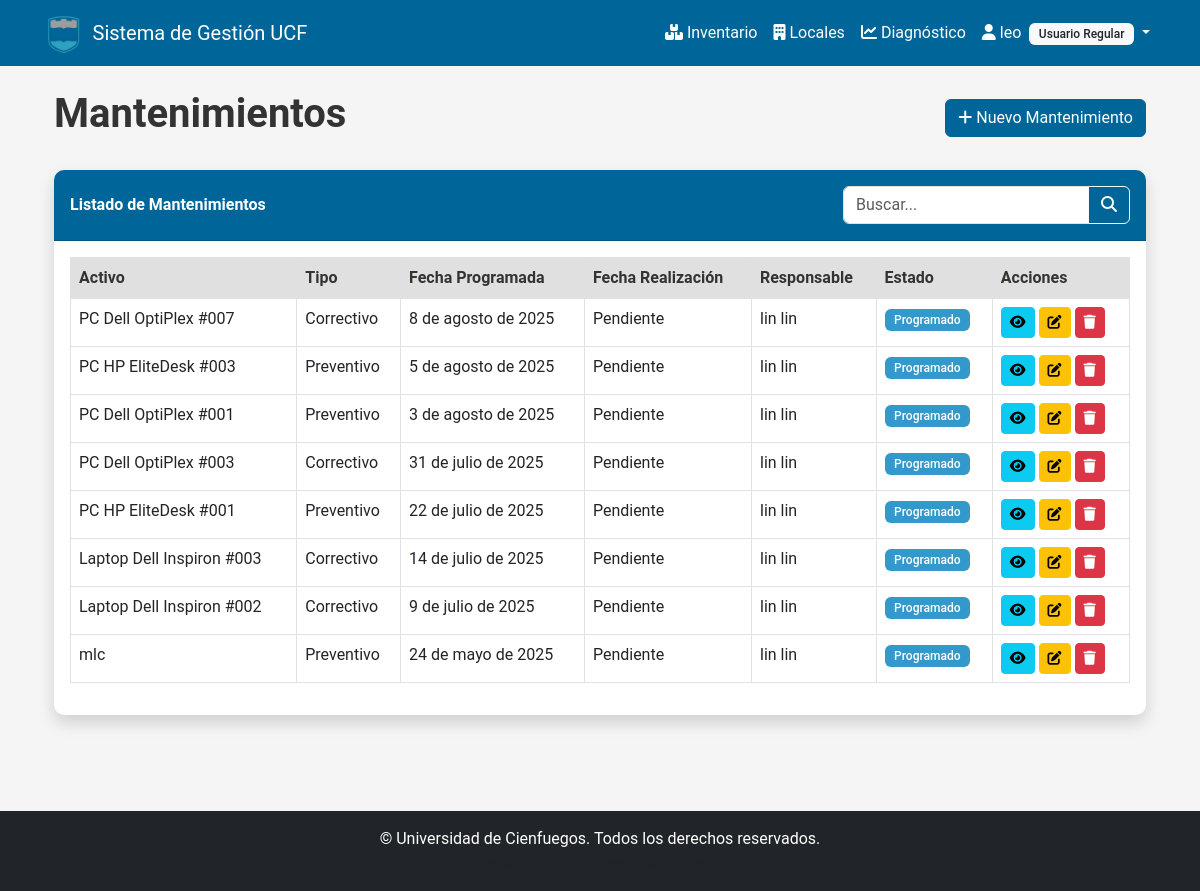
Page /inventario/mantenimiento/ (signed in) on the committed database.
### usuarios/models.py (models this page shows, shortened)
class PerfilUsuario(models.Model):
    usuario = models.OneToOneField(
        User, on_delete=models.CASCADE, related_name='perfil')
    departamento = models.ForeignKey(
        Departamento, on_delete=models.SET_NULL, null=True)
    rol = models.ForeignKey(Rol, on_delete=models.SET_NULL, null=True)
    fecha_registro = models.DateTimeField(auto_now_add=True)
    ultimo_acceso = models.DateTimeField(null=True, blank=True)
    telefono = models.CharField(max_length=20, blank=True, null=True)
    foto = models.ImageField(upload_to='perfiles/', blank=True, null=True)
    class Meta:
        verbose_name = "Perfil de Usuario"
        verbose_name_plural = "Perfiles de Usuarios"

class Rol(models.Model):
    nombre = models.CharField(max_length=50)
    descripcion = models.TextField(blank=True, null=True)
    permisos = models.TextField(blank=True, null=True)
    class Meta:
        verbose_name = "Rol"
        verbose_name_plural = "Roles"

### inventario/models.py (models this page shows, shortened)
class Mantenimiento(models.Model):
    TIPO_CHOICES = [
        ('preventivo', 'Preventivo'),
        ('correctivo', 'Correctivo'),
    ]
    ESTADO_CHOICES = [
        ('programado', 'Programado'),
        ('en_proceso', 'En Proceso'),
        ('completado', 'Completado'),
        ('cancelado', 'Cancelado'),
    ]
    activo = models.ForeignKey(
        Activo, on_delete=models.CASCADE, related_name='mantenimientos')
    tipo = models.CharField(max_length=20, choices=TIPO_CHOICES)
    fecha_programada = models.DateField()
    fecha_realizacion = models.DateField(blank=True, null=True)
    responsable = models.ForeignKey(
        User, on_delete=models.SET_NULL, null=True, related_name='mantenimientos_asignados')
    descripcion = models.TextField()
    costo = models.DecimalField(
        max_digits=10, decimal_places=2, blank=True, null=True)
    estado = models.CharField(
        max_length=20, choices=ESTADO_CHOICES, default='programado')
    observaciones = models.TextField(blank=True, null=True)
    class Meta:
        verbose_name = "Mantenimiento"
        verbose_name_plural = "Mantenimientos"
        ordering = ['-fecha_programada']

class Activo(models.Model):
    TIPO_CHOICES = [
        ('hardware', 'Hardware'),
        ('software', 'Software'),
    ]
    ESTADO_CHOICES = [
        ('activo', 'Activo'),
        ('en_mantenimiento', 'En Mantenimiento'),
        ('obsoleto', 'Obsoleto'),
        ('baja', 'De Baja'),
    ]
    tipo = models.CharField(max_length=20, choices=TIPO_CHOICES)
    nombre = models.CharField(max_length=200)
    descripcion = models.TextField(blank=True, null=True)
    fecha_adquisicion = models.DateField()
    valor_adquisicion = models.DecimalField(max_digits=10, decimal_places=2)
    estado = models.CharField(
        max_length=20, choices=ESTADO_CHOICES, default='activo')
    departamento = models.ForeignKey(
        Departamento, on_delete=models.CASCADE, related_name='activos')
    ubicacion = models.CharField(max_length=100, blank=True, null=True)
    imagen = models.ImageField(upload_to='activos/', blank=True, null=True)
    fecha_baja = models.DateField(blank=True, null=True)
    motivo_baja = models.TextField(blank=True, null=True)
    fecha_creacion = models.DateTimeField(auto_now_add=True)
    fecha_actualizacion = models.DateTimeField(auto_now=True)
    creado_por = models.ForeignKey(
        User, on_delete=models.SET_NULL, null=True, related_name='activos_creados')
    actualizado_por = models.ForeignKey(
        User, on_delete=models.SET_NULL, null=True, related_name='activos_actualizados')
    class Meta:
        verbose_name = "Activo"
        verbose_name_plural = "Activos"
        ordering = ['-fecha_adquisicion']

### inventario/views.py (the view)
# urls.py: path('mantenimiento/', views.mantenimiento_list, name='mantenimiento_list'),
@login_required
def mantenimiento_list(request):
    mantenimientos = Mantenimiento.objects.all().select_related('activo', 'responsable')
    search = request.GET.get('search', '')
    tipo = request.GET.get('tipo', '')
    estado = request.GET.get('estado', '')
    if search:
        mantenimientos = mantenimientos.filter(
            activo__nombre__icontains=search
        ) | mantenimientos.filter(
            descripcion__icontains=search
        )
    if tipo:
        mantenimientos = mantenimientos.filter(tipo=tipo)
    if estado:
        mantenimientos = mantenimientos.filter(estado=estado)
    return render(request, 'inventario/mantenimiento_list.html', {
        'mantenimientos': mantenimientos,
        'search': search,
        'tipo': tipo,
        'estado': estado
    })

### reportes/views.py (called while the page is built)
def permisos_context(request):
    context = {}
    if request.user.is_authenticated:
        context.update({
            'puede_ver_reportes': puede_ver_reportes(request.user),
            'puede_ver_actividad': puede_ver_actividad(request.user),
            'es_admin': es_admin(request.user),
        })
    else:
        context.update({
            'puede_ver_reportes': False,
            'puede_ver_actividad': False,
            'es_admin': False,
        })
    return context

### templates/inventario/mantenimiento_list.html (shortened to what this page needs)
{% extends 'base/base.html' %}
{% block content %}
<div class="container">
    <div class="d-flex justify-content-between align-items-center mb-4">
        <h1>Mantenimientos</h1>
        <a href="{% url 'mantenimiento_new' %}" class="btn btn-primary">
            <i class="fas fa-plus"></i> Nuevo Mantenimiento
        </a>
    </div>
    <div class="card shadow mb-4">
        <div class="card-header py-3 d-flex flex-wrap justify-content-between align-items-center">
            <h6 class="m-0 font-weight-bold text-white">Listado de Mantenimientos</h6>
            <form method="get" class="d-flex mt-2 mt-md-0">
                <div class="input-group">
                    <input type="text" class="form-control" placeholder="Buscar..." name="search" value="{{ search }}">
                    <button class="btn btn-outline-light" type="submit">
                        <i class="fas fa-search"></i>
                    </button>
                </div>
            </form>
        </div>
        <div class="card-body">
            <div class="table-responsive">
                <table class="table table-bordered table-hover" width="100%" cellspacing="0">
                    <thead>
                        <tr>
                            <th>Activo</th>
                            <th>Tipo</th>
                            <th>Fecha Programada</th>
                            <th>Fecha Realización</th>
                            <th>Responsable</th>
                            <th>Estado</th>
                            <th>Acciones</th>
                        </tr>
                    </thead>
                    <tbody>
                        {% if mantenimientos %}
                            {% for mantenimiento in mantenimientos %}
                                <tr>
                                    <td>{{ mantenimiento.activo.nombre }}</td>
                                    <td>{{ mantenimiento.get_tipo_display }}</td>
                                    <td>{{ mantenimiento.fecha_programada }}</td>
                                    <td>{{ mantenimiento.fecha_realizacion|default:"Pendiente" }}</td>
                                    <td>{{ mantenimiento.responsable.get_full_name }}</td>
                                    <td>
                                        {% if mantenimiento.estado == 'programado' %}
                                            <span class="badge bg-info">Programado</span>
                                        {% elif mantenimiento.estado == 'en_proceso' %}
                                            <span class="badge bg-warning">En Proceso</span>
                                        {% elif mantenimiento.estado == 'completado' %}
                                            <span class="badge bg-success">Completado</span>
                                        {% elif mantenimiento.estado == 'cancelado' %}
                                            <span class="badge bg-danger">Cancelado</span>
                                        {% endif %}
                                    </td>
                                    <td>
                                        <a href="{% url 'mantenimiento_detail' pk=mantenimiento.id %}" class="btn btn-sm btn-info">
                                            <i class="fas fa-eye"></i>
                                        </a>
                                        <a href="{% url 'mantenimiento_edit' pk=mantenimiento.id %}" class="btn btn-sm btn-warning">
                                            <i class="fas fa-edit"></i>
                                        </a>
                                        <a href="{% url 'mantenimiento_delete' pk=mantenimiento.id %}" class="btn btn-sm btn-danger">
                                            <i class="fas fa-trash"></i>
                                        </a>
                                    </td>
                                </tr>
                            {% endfor %}
                        {% else %}
                            <tr>
                                <td colspan="7" class="text-center">No hay registros disponibles</td>
                            </tr>
                        {% endif %}
                    </tbody>
                </table>
            </div>
        </div>
    </div>
</div>
{% endblock %}

### templates/base/base.html (shortened to what this page needs)
<!DOCTYPE html>
<html lang="es">
<head>
    <link href="https://cdn.jsdelivr.net/npm/bootstrap@5.3.0-alpha1/dist/css/bootstrap.min.css" rel="stylesheet">
    <link rel="stylesheet" href="https://cdnjs.cloudflare.com/ajax/libs/font-awesome/6.4.0/css/all.min.css" />
    <link rel="stylesheet" href="/static/css/main.css">
</head>
<body>
    <header>
        <nav class="navbar navbar-expand-lg navbar-dark bg-primary">
            <div class="container">
                <a class="navbar-brand d-flex align-items-center" href="/">
                    <img src="/static/img/logo_ucf.png" alt="Logo UCF" height="40" class="me-2">
                    <span>Sistema de Gestión UCF</span>
                </a>
                <div class="collapse navbar-collapse" id="navbarNav">
                    <ul class="navbar-nav ms-auto">
                        {% if user.is_authenticated %}
                            <li class="nav-item">
                                <a class="nav-link" href="/inventario/">
                                    <i class="fas fa-boxes me-1"></i>Inventario
                                </a>
                            </li>
                            <li class="nav-item">
                                <a class="nav-link" href="/locales/">
                                    <i class="fas fa-building me-1"></i>Locales
                                </a>
                            </li>
                            <li class="nav-item">
                                <a class="nav-link" href="/diagnostico/">
                                    <i class="fas fa-chart-line me-1"></i>Diagnóstico
                                </a>
                            </li>
                            <li class="nav-item dropdown">
                                <a class="nav-link dropdown-toggle" href="#" id="navbarDropdown" role="button" data-bs-toggle="dropdown">
                                    <i class="fas fa-user me-1"></i>{{ user.username }}
                                    {% if user.perfil.rol %}
                                        <small class="badge bg-light text-dark ms-1">{{ user.perfil.rol.nombre }}</small>
                                    {% endif %}
                                </a>
                            </li>
                        {% else %}
                            <li class="nav-item">
                            </li>
                        {% endif %}
                    </ul>
                </div>
            </div>
        </nav>
    </header>
    <main class="container py-4">
        {% block content %}{% endblock %}
    </main>
    <footer class="bg-dark text-white mt-5 py-3">
        <div class="container text-center">
            <p class="mb-0">© {{ current_year }} Universidad de Cienfuegos. Todos los derechos reservados.</p>
            {% if user.is_authenticated %}
                <small class="text-muted">
                </small>
            {% endif %}
        </div>
    </footer>
</body>
</html>

### static/css/main.css (style rules this page uses)
:root { --primary: #006699; --secondary: #3399CC; --tertiary: #48A5C6; --light: #F5F5F5; --dark: #333333; --gray: #666666; --white: #FFFFFF; --light-gray: #E0E0E0; }
body { font-family: 'Roboto', 'Segoe UI', 'Arial', sans-serif; color: var(--dark); background-color: var(--light); min-height: 100vh; display: flex; flex-direction: column; }
main { flex-grow: 1; }
h1, h2, h3, h4, h5, h6 { color: var(--dark); font-weight: 600; }
p, li, td, th, input, select, textarea { color: var(--dark); }
a { color: var(--primary); text-decoration: none; transition: color 0.2s; }
.navbar-dark.bg-primary { background-color: var(--primary) !important; }
.navbar-dark .navbar-nav .nav-link { color: var(--white); }
.navbar-brand { color: var(--white) !important; }
.navbar-brand img { transition: transform 0.3s ease; }
.btn-primary { background-color: var(--primary); border-color: var(--primary); color: var(--white); }
.card { border: none; border-radius: 10px; box-shadow: 0 4px 6px rgba(0, 0, 0, 0.1); transition: transform 0.3s ease, box-shadow 0.3s ease; background-color: var(--white); }
.card-header { background-color: var(--primary); color: var(--white); border-radius: 10px 10px 0 0 !important; font-weight: 600; }
.card-header .m-0 { color: var(--white); }
.card-header h6, .card-header .text-primary, .card-header .m-0.font-weight-bold.text-primary { color: var(--white) !important; }
.table { color: var(--dark); }
.table thead th { background-color: var(--light-gray); color: var(--dark); font-weight: 600; }
.badge { font-weight: 500; padding: 0.4em 0.8em; }
.badge.bg-info { background-color: var(--secondary) !important; color: var(--white); }
.bg-primary { background-color: var(--primary) !important; color: var(--white) !important; }
.form-control, .form-select { color: var(--dark); border: 1px solid var(--light-gray); transition: border-color 0.3s ease, box-shadow 0.3s ease; }
footer { background-color: var(--primary) !important; color: var(--white); }
footer p { color: var(--white); margin-bottom: 0; }

### rows in the picture
Mantenimiento: activo.nombre "PC Dell OptiPlex #007", tipo "Correctivo", fecha_programada "8 de agosto de 2025", fecha_realizacion "Pendiente", responsable.get_full_name "lin lin", estado "Programado"
Mantenimiento: activo.nombre "PC HP EliteDesk #003", tipo "Preventivo", fecha_programada "5 de agosto de 2025", fecha_realizacion "Pendiente", responsable.get_full_name "lin lin", estado "Programado"
Mantenimiento: activo.nombre "PC Dell OptiPlex #001", tipo "Preventivo", fecha_programada "3 de agosto de 2025", fecha_realizacion "Pendiente", responsable.get_full_name "lin lin", estado "Programado"
Mantenimiento: activo.nombre "PC Dell OptiPlex #003", tipo "Correctivo", fecha_programada "31 de julio de 2025", fecha_realizacion "Pendiente", responsable.get_full_name "lin lin", estado "Programado"
Mantenimiento: activo.nombre "PC HP EliteDesk #001", tipo "Preventivo", fecha_programada "22 de julio de 2025", fecha_realizacion "Pendiente", responsable.get_full_name "lin lin", estado "Programado"
Mantenimiento: activo.nombre "Laptop Dell Inspiron #003", tipo "Correctivo", fecha_programada "14 de julio de 2025", fecha_realizacion "Pendiente", responsable.get_full_name "lin lin", estado "Programado"
Mantenimiento: activo.nombre "Laptop Dell Inspiron #002", tipo "Correctivo", fecha_programada "9 de julio de 2025", fecha_realizacion "Pendiente", responsable.get_full_name "lin lin", estado "Programado"
Mantenimiento: activo.nombre "mlc", tipo "Preventivo", fecha_programada "24 de mayo de 2025", fecha_realizacion "Pendiente", responsable.get_full_name "lin lin", estado "Programado"

### other values in the picture
{{ user.username }} "leo"
{{ user.perfil.rol.nombre }} "Usuario Regular"
